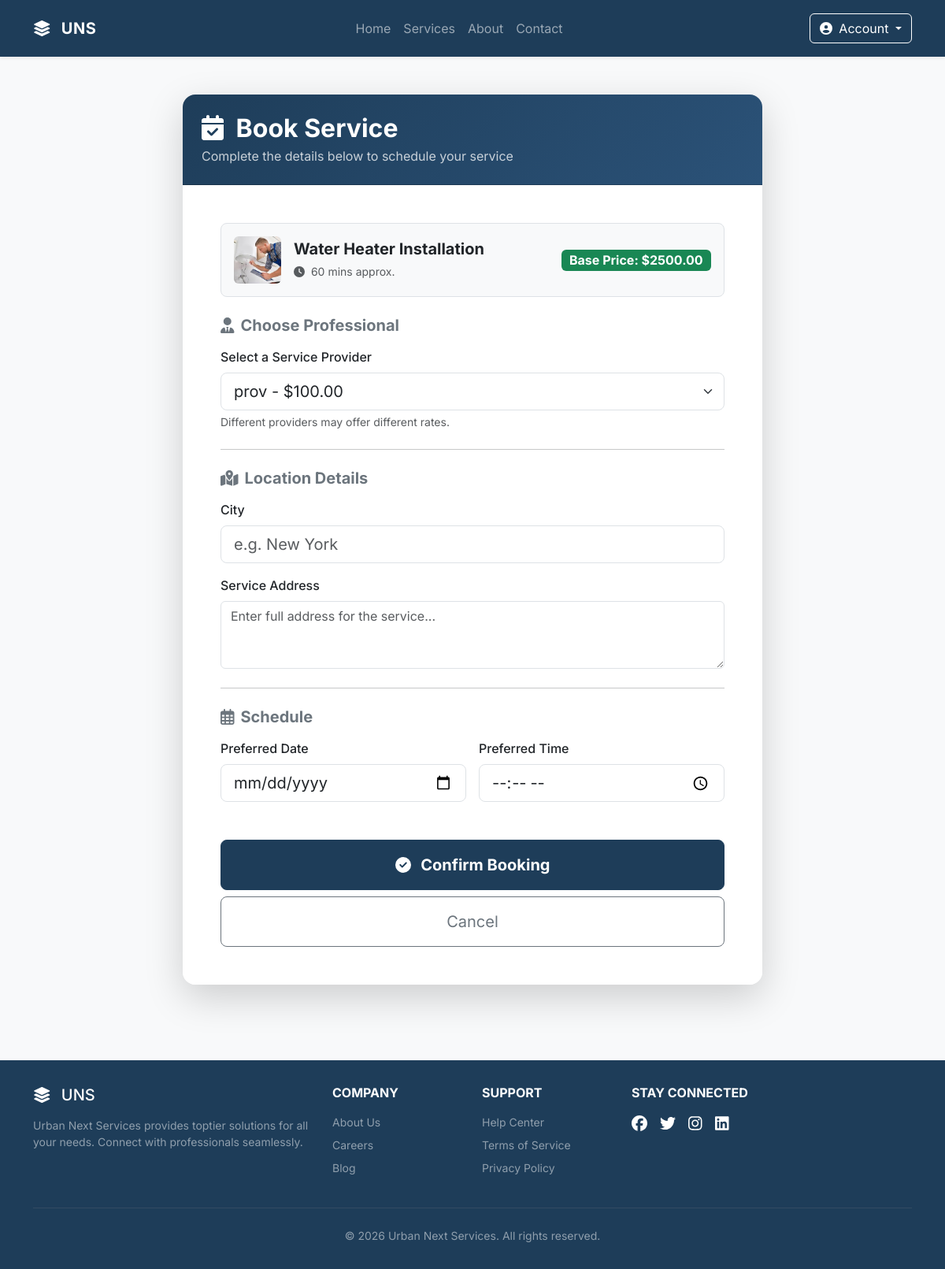
The app's page /bookings/order/2/?provider_id=1 (signed in) with its own data.
### services/models.py (models this page shows, shortened)
class Service(models.Model):
    category = models.ForeignKey(ServiceType, on_delete=models.CASCADE, related_name="services")
    image = models.ImageField(upload_to="service_images/", null=True, blank=True)
    icon = models.ImageField(upload_to="service_icons/", null=True, blank=True)
    name = models.CharField(max_length=150)
    description = models.TextField()
    base_price = models.DecimalField(max_digits=8, decimal_places=2)
    estimated_duration_minutes = models.IntegerField()
    is_active = models.BooleanField(default=True)

class ProviderService(models.Model):
    provider = models.ForeignKey(ProviderProfile, on_delete=models.CASCADE, related_name="services")
    service = models.ForeignKey(Service, on_delete=models.CASCADE, related_name="provider_services")
    custom_price = models.DecimalField(max_digits=8, decimal_places=2)
    is_active = models.BooleanField(default=True)

### accounts/models.py (models this page shows, shortened)
class ProviderProfile(models.Model):
    user = models.OneToOneField(User, on_delete=models.CASCADE)
    profile_picture = models.ImageField(upload_to="profile_pictures/", null=True, blank=True)
    experience_years = models.IntegerField(default=0)
    bio = models.TextField(blank=True)
    service_radius_km = models.IntegerField(default=10)
    is_available = models.BooleanField(default=True)
    is_approved = models.BooleanField(default=False)
    rating = models.FloatField(default=0)
    total_jobs = models.IntegerField(default=0)
    created_at = models.DateTimeField(auto_now_add=True)

class User(models.Model):
    ROLE_CHOICES = (
        ('CUSTOMER', 'Customer'),
        ('PROVIDER', 'Provider'),
    )
    username = models.CharField(max_length=120)
    email = models.EmailField(unique=True)
    password = models.CharField(max_length=255)  # store hashed password
    phone = models.IntegerField()
    role = models.CharField(max_length=20, choices=ROLE_CHOICES, default='CUSTOMER')
    first_name = models.CharField(max_length=100, blank=True, null=True)
    last_name = models.CharField(max_length=100, blank=True, null=True)
    city = models.CharField(max_length=100, blank=True, null=True)
    address = models.TextField(blank=True, null=True)
    is_active = models.BooleanField(default=True)
    is_verified = models.BooleanField(default=False)
    created_at = models.DateTimeField(auto_now_add=True)

### bookings/views.py (the view, shortened to what this page needs)
# urls.py: path('order/<int:service_id>/', views.create_booking, name='create_booking'),
def create_booking(request, service_id):
    user_id = request.session.get('user_id')
    if not user_id:
        return redirect('login')
    user = get_object_or_404(User, id=user_id)
    service = get_object_or_404(Service, id=service_id)
    provider_services = ProviderService.objects.filter(service=service)
    selected_provider_id = request.GET.get('provider_id')
    if selected_provider_id:
        try:
            selected_provider_id = int(selected_provider_id)
        except ValueError:
            selected_provider_id = None
    context = {
        'service': service,
        'provider_services': provider_services,
        'selected_provider_id': selected_provider_id,
    }
    return render(request, 'bookings/order.html', context)

### bookings/templates/bookings/order.html (shortened to what this page needs)
{% extends 'base.html' %}
{% load static %}
{% block content %}
<div class="container py-5">
    <div class="row justify-content-center">
        <div class="col-lg-8">
            <div class="card border-0 shadow-lg rounded-4 overflow-hidden">
                <div class="card-header text-white p-4"
                    style="background: linear-gradient(135deg, #1e3d59 0%, #2b5278 100%);">
                    <h2 class="mb-0 fw-bold"><i class="fa-solid fa-calendar-check me-2"></i> Book Service</h2>
                    <p class="mb-0 opacity-75 mt-1">Complete the details below to schedule your service</p>
                </div>
                <div class="card-body p-5 bg-white">
                    <form method="POST" action="">
                        <div class="mb-4 bg-light p-3 rounded-3 border">
                            <div class="d-flex align-items-center">
                                {% if service.icon %}
                                <img src="{{ service.icon.url }}" alt="{{ service.name }}" class="rounded me-3"
                                    style="width: 60px; height: 60px; object-fit: cover;">
                                {% else %}
                                <div class="rounded me-3 d-flex align-items-center justify-content-center bg-secondary text-white"
                                    style="width: 60px; height: 60px;">
                                    <i class="fa-solid fa-tools fa-lg"></i>
                                </div>
                                {% endif %}
                                <div>
                                    <h5 class="mb-1 text-dark fw-bold">{{ service.name }}</h5>
                                    <small class="text-muted"><i class="fa-solid fa-clock me-1"></i>
                                        {{service.estimated_duration_minutes }} mins approx.</small>
                                </div>
                                <div class="ms-auto">
                                    <span class="badge bg-success fs-6">Base Price: ${{ service.base_price }}</span>
                                </div>
                            </div>
                        </div>
                        <h5 class="mb-3 text-secondary fw-bold"><i class="fa-solid fa-user-tie me-2"></i>Choose
                            Professional</h5>
                        <div class="mb-4">
                            <label for="provider" class="form-label fw-medium">Select a Service Provider</label>
                            <select class="form-select form-select-lg" name="provider" id="provider" required>
                                {% for item in provider_services %}
                                <option value="{{ item.provider.id }}" data-price="{{ item.custom_price }}"
                                    {% if selected_provider_id == item.provider.id %}selected{% endif %}>
                                    {{ item.provider.user.username }} - ${{ item.custom_price }}
                                </option>
                                {% empty %}
                                <option value="" disabled>No providers available currently</option>
                                {% endfor %}
                            </select>
                            <div class="form-text">Different providers may offer different rates.</div>
                        </div>
                        <hr class="my-4">
                        <h5 class="mb-3 text-secondary fw-bold"><i
                                class="fa-solid fa-map-location-dot me-2"></i>Location Details</h5>
                        <div class="row g-3">
                            <div class="col-md-12">
                                <label for="city" class="form-label fw-medium">City</label>
                                <input type="text" class="form-control form-control-lg" id="city" name="city"
                                    placeholder="e.g. New York" required>
                            </div>
                            <div class="col-12">
                                <label for="address" class="form-label fw-medium">Service Address</label>
                                <textarea class="form-control" id="address" name="address" rows="3"
                                    placeholder="Enter full address for the service..." required></textarea>
                            </div>
                        </div>
                        <hr class="my-4">
                        <h5 class="mb-3 text-secondary fw-bold"><i class="fa-regular fa-calendar-alt me-2"></i>Schedule
                        </h5>
                        <div class="row g-3 mb-4">
                            <div class="col-md-6">
                                <label for="date" class="form-label fw-medium">Preferred Date</label>
                                <input type="date" class="form-control form-control-lg" id="date" name="date" required>
                            </div>
                            <div class="col-md-6">
                                <label for="time" class="form-label fw-medium">Preferred Time</label>
                                <input type="time" class="form-control form-control-lg" id="time" name="time" required>
                            </div>
                        </div>
                        <div class="d-grid gap-2 mt-5">
                            <button type="submit" class="btn btn-primary btn-lg py-3 fw-bold"
                                style="background-color: #1e3d59; border-color: #1e3d59;">
                                <i class="fa-solid fa-check-circle me-2"></i> Confirm Booking
                            </button>
                            <a href="{% url 'services:services_list' %}"
                                class="btn btn-outline-secondary btn-lg py-3">Cancel</a>
                        </div>
                    </form>
                </div>
            </div>
        </div>
    </div>
</div>
{% endblock %}

### static/css/style.css (style rules this page uses)
:root { --primary-color: #1e3d59; --secondary-color: #ff6e40; --light-bg: #f8f9fa; --dark-bg: #111; }
body { font-family: 'Inter', sans-serif; }

### templates/base.html (style rules this page uses)
body { font-family: 'Inter', sans-serif; display: flex; flex-direction: column; min-height: 100vh; background-color: #f8f9fa; }
.nav-link, .btn { transition: all 0.2s ease-in-out; }

### records on screen
Service: icon (picture), name "Water Heater Installation", estimated_duration_minutes "60", base_price "2500.00"
ProviderProfile: provider "prov - $100.00"
